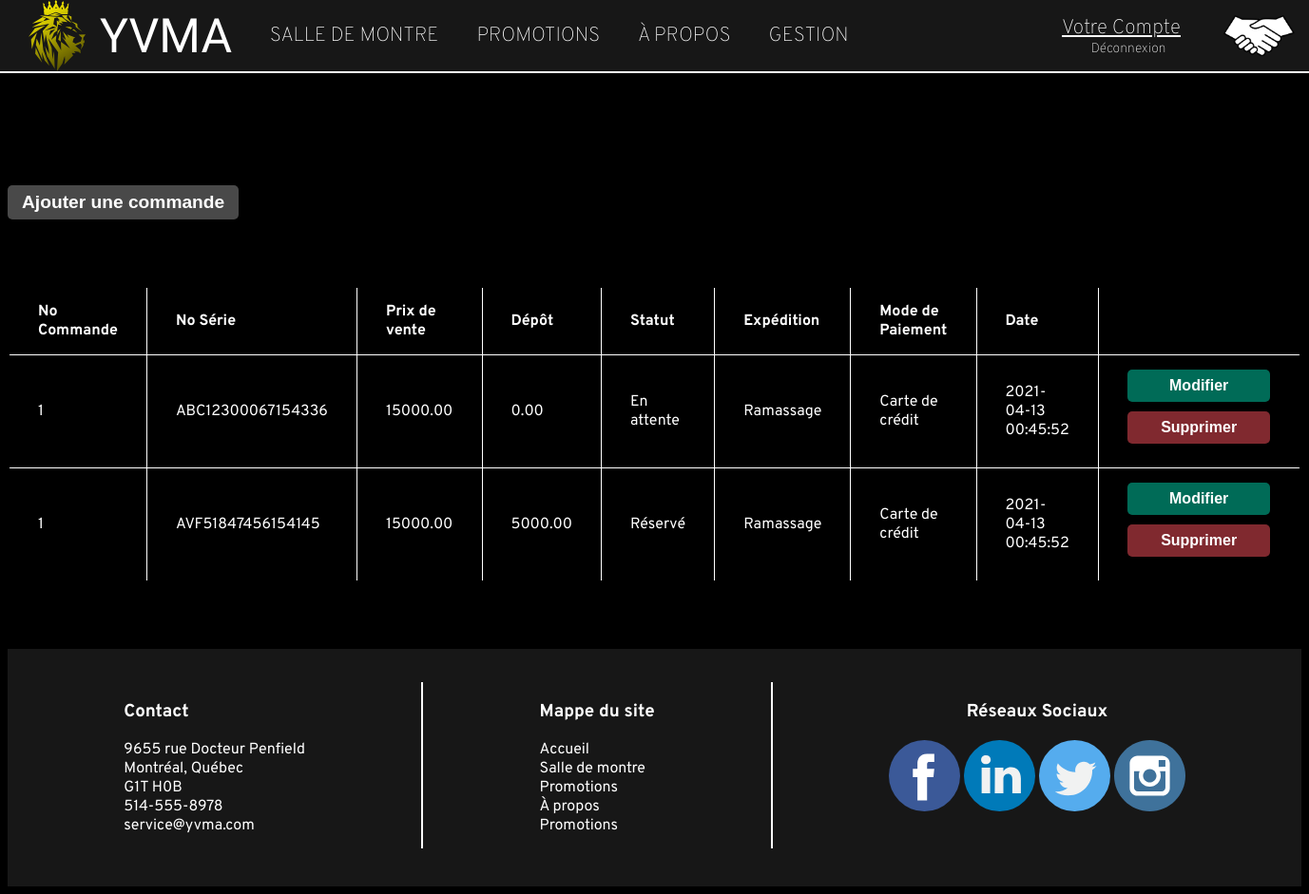
The app's page /VEHICULES_DOCCASION_INC/index.php?Commande&action=listeCommandes (signed in) with its own data.
### tables this page shows
CREATE TABLE commandeVoiture (
	commandeNo SMALLINT UNSIGNED,
	voitureId CHAR(17),
	prixVente DECIMAL(8,2) NOT NULL,
	depot DECIMAL(8,2),
	statutId SMALLINT UNSIGNED NOT NULL,
	expeditionId SMALLINT UNSIGNED NOT NULL,
	modePaiementNo SMALLINT UNSIGNED NOT NULL,
	visibilite BOOLEAN NOT NULL,
	PRIMARY KEY(commandeNo, voitureId),
	FOREIGN KEY(commandeNo) REFERENCES commande(noCommande),
	FOREIGN KEY(voitureId) REFERENCES voiture(noSerie),
	FOREIGN KEY(statutId) REFERENCES statut(idStatut),
	FOREIGN KEY(expeditionId) REFERENCES expedition(idExpedition),
	FOREIGN KEY (modePaiementNo) REFERENCES modePaiement(idModePaiement)
);

CREATE TABLE statut (
	idStatut SMALLINT UNSIGNED AUTO_INCREMENT,
	nomStatutFR VARCHAR(50) NOT NULL,
	nomStatutEN VARCHAR(50) NOT NULL,
	visibilite BOOLEAN NOT NULL,
	PRIMARY KEY(idStatut)
);

CREATE TABLE expedition (
	idExpedition SMALLINT UNSIGNED AUTO_INCREMENT,
	nomExpeditionFR VARCHAR(50) NOT NULL,
	nomExpeditionEN VARCHAR(50) NOT NULL,
	visibilite BOOLEAN NOT NULL,
	PRIMARY KEY(idExpedition)
);

CREATE TABLE modePaiement (
	idModePaiement SMALLINT UNSIGNED AUTO_INCREMENT,
	nomModeFR VARCHAR(50),
	nomModeEN VARCHAR(50),
	visibilite BOOLEAN NOT NULL,
	PRIMARY KEY(idModePaiement)
);

CREATE TABLE commande (
	noCommande SMALLINT UNSIGNED AUTO_INCREMENT,
	dateCommande DATETIME NOT NULL,
	usagerId SMALLINT UNSIGNED NOT NULL,
	visibilite BOOLEAN NOT NULL,
	PRIMARY KEY (noCommande),
	FOREIGN KEY(usagerId) REFERENCES utilisateur(idUtilisateur)
);

### VEHICULES_DOCCASION_INC/index.php (called while the page is built, shortened)
<?php
    function mon_autoloader($classe) {
        $repertoires = array(RACINE . "controleurs/",
						RACINE . "modeles/",
						RACINE . "vues/");
        foreach ($repertoires as $rep) {
            if (file_exists($rep . $classe . ".php")) {
                return;
            }
        }
    }
	Routeur::route();
?>

### VEHICULES_DOCCASION_INC/modeles/TemplateDAO.php (called while the page is built, shortened)
<?php
	abstract class TemplateDAO {
		public function __construct() {
			$this->connexion = new PDO("mysql:host=localhost;dbname=concessionnaire", "root", "");
		}
	}
?>

### VEHICULES_DOCCASION_INC/modeles/Modele_Commande.php (called while the page is built, shortened)
<?php
	class Modele_Commande extends TemplateDAO {
		public function obtenirCommandes() {
			$requete = "SELECT commandeNo, voitureId, prixVente, depot, statutId, expeditionId, modePaiementNo,
				dateCommande, idUtilisateur, prenom, nom, dateNaissance, adresse, codePostal, telephone,
				cellulaire, courriel, pseudonyme, villeId, nomExpeditionFR, nomExpeditionEN, nomStatutFR,
				nomStatutEN, nomModeFR, nomModeEN FROM commandeVoiture JOIN statut ON statutId = idStatut
				JOIN expedition ON expeditionId = idExpedition JOIN modePaiement ON
				modePaiementNo = idModePaiement JOIN commande ON commandeNo = noCommande JOIN utilisateur
				ON usagerId = idUtilisateur WHERE commandeVoiture.visibilite = 1";
			$resultats = $this -> connexion -> query($requete);
            $resultats -> execute();
            return $resultats -> fetchAll(PDO::FETCH_ASSOC);
		}
	}
?>

### VEHICULES_DOCCASION_INC/vues/ListeCommandesAdmin.php (the view, shortened to what this page needs)
<section class="yu-section">
    <div class="yu-table-commande yu-btn-ajouter-container">
        <button class="yu-btn-ajouter">Ajouter une commande</button>
    </div>
    <table class="yu-table yu-table-commande">
        <thead>
            <tr>
                <th>No Commande</th>
                <th>No Série</th>
                <th>Prix de vente</th>
                <th>Dépôt</th>
                <th>Statut</th>
                <th>Expédition</th>
                <th>Mode de Paiement</th>
                <th>Date</th>
            </tr>
        </thead>
        <tbody>
        <?php foreach ($data["commandes"] as $commande) { ?>
            <tr>
                <td data-js-commandeNo><?= $commande["commandeNo"]?></td>
                <td><?= $commande["voitureId"]?></td>
                <td><?= $commande["prixVente"]?></td>
                <td><?= $commande["depot"]?></td>
                <td><?= $commande["nomStatutFR"]?></td>
                <td><?= $commande["nomExpeditionFR"]?></td>
                <td><?= $commande["nomModeFR"]?></td>
                <td><?= $commande["dateCommande"]?></td>
                <td><button class="yu-btn-modifier yu-btn">Modifier</button><button class="yu-btn-supprimer yu-btn">Supprimer</button></td>
            </tr>
        <?php }?>
        </tbody>
    </table>
</section>

### VEHICULES_DOCCASION_INC/assets/styles/styles.css (style rules this page uses)
* { color: white; }
body { max-width: 100%; margin-top: calc(75px - 30px); box-sizing: border-box; font-family: 'Overpass', sans-serif; overflow-x: hidden; }
button { -webkit-appearance: none; -moz-appearance: none; border: none; border-radius: 0; cursor: pointer; outline: none; padding: .5em 20px; transition: background-color .3s ease; width: fit-content; }
table { border-collapse: collapse; }
table, tr, th, td { border: solid 1px black; }
th, td { padding: 15px 30px; text-align: left; }

### VEHICULES_DOCCASION_INC/assets/styles/admin.css (style rules this page uses)
body { background-color: black; background-size: cover; background-attachment: fixed; background-position-y: 75px; overflow-x: hidden; }
.yu-btn-ajouter { color: white; padding: 7px 15px; background: rgba(73, 73, 73, 1); border-radius: 5px; box-shadow: 0 0 8px 1px rgb(0 0 0 / 70%); max-width: 1024px; margin: 70px 0 0 0; font-size: 1.2em; font-weight: 600; text-align: center; }
.yu-btn-modifier { background: rgb(0, 107, 87, 1); width: 150px; margin: 0 auto; border-radius: 5px; box-shadow: 0 0 8px 1px rgb(0 0 0 / 70%); font-size: 1em; font-weight: 600; }
.yu-btn-supprimer { background: #80292F; width: 150px; margin: 10px auto; border-radius: 5px; box-shadow: 0 0 8px 1px rgb(0 0 0 / 70%); font-size: 1em; font-weight: 600; }
.yu-table, .yu-table th, .yu-table td { border: 1px solid white; border-collapse: collapse; color: white; }
.yu-table { width: 100%; max-width: 100%; margin: 70px auto; background: rgba(0, 0, 0, 0.9); box-shadow: 0 0 16px 15px rgba(0, 0, 0, 0.7); border: 2px solid rgba(0, 0, 0, 0); }
.yu-btn-ajouter-container { padding-top: 80px; }

### records on screen
commandevoiture: commandeNo "1", voitureId "ABC12300067154336", prixVente "15000.00", depot "0.00", statutId.nomStatutFR "En attente", expeditionId.nomExpeditionFR "Ramassage", modePaiementNo.nomModeFR "Carte de crédit", commandeNo.dateCommande "2021-04-13 00:45:52"
commandevoiture: commandeNo "1", voitureId "AVF51847456154145", prixVente "15000.00", depot "5000.00", statutId.nomStatutFR "Réservé", expeditionId.nomExpeditionFR "Ramassage", modePaiementNo.nomModeFR "Carte de crédit", commandeNo.dateCommande "2021-04-13 00:45:52"
